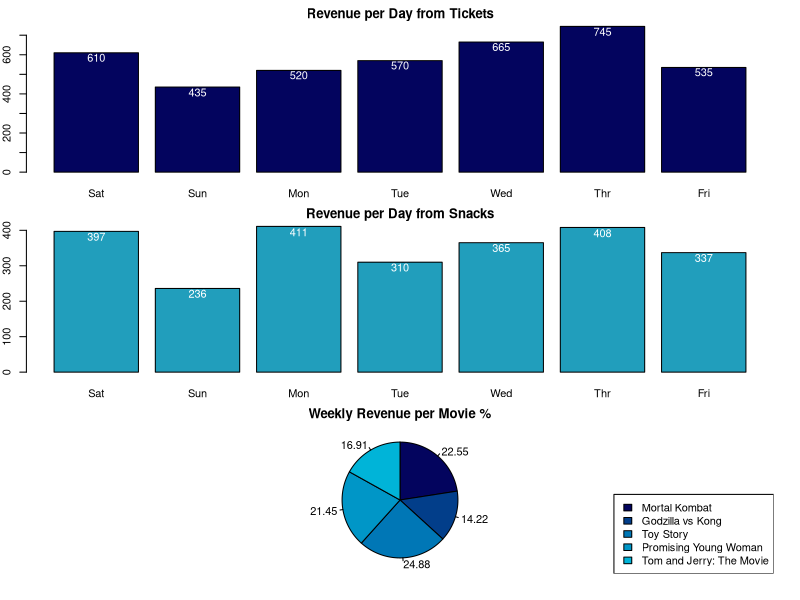

This figure's R source:
# Potential Questions to Answer:
# 1. Create snacks that the customers can buy and randomize who buys which snack
# 2. Pretend you own multiple theaters and run two simulations to represent each theater and plot the results
# 3. Create conditional statements for movies that may be PG-13 and children are not allowed to watch

# Cost for adults and children
colors <- c("#03045e", "#023e8a" , "#0077b6", "#0096c7", "#00b4d8")
snacks_prices <- c(1, 2, 3, 4)
ticket_cost <- 10
ticket_cost_child <- 5
screens <- 5 # How many screens does the theater have? (assume 1 per movie)
movies <- c('Mortal Kombat', 
            'Godzilla vs Kong',
            'Toy Story', 
            'Promising Young Woman', 
            'Tom and Jerry: The Movie')  # List 5 of your favorite movies
seats <- 20 # How many seats does each theater hold
week_days <- c("Sat", "Sun", "Mon", "Tue", "Wed", "Thr", "Fri")  # Store totals for each day

revenue_per_day <- rep(NA, length(week_days))
revenue_per_movie <- rep(0,screens)
revenue_from_snacks_per_movie <- rep(0,screens)
revenue_from_snacks_per_day<- rep(NA, length(week_days))

# iterate through the week
for (day in 1:length(week_days)) {
  cat(paste("\n#### Revenue for", week_days[day],"###\n"))
  # Keep track of total revenue for the day
  screens_revenue <- rep(NA, screens)
  current_screen_revenue <- 0
  
  # iterate through the amount of screens on a particular day
  for (screen in 1:screens) {
    cat(paste("--- Revenue for the movie", movies[screen],"---\n"))
    # Calculate  how many adults and children are watching the movie
    visitors_adults <- sample(0:seats, 1)
    visitors_children <- sample(0:(seats-visitors_adults),1)
    
    
    cat(paste("Number of adult visitors:", visitors_adults, "\n"))
    cat(paste("Number of child visitors:", visitors_children, "\n"))
    
    
    # Calculate the revenue for adults and children
    adults_revenue <- visitors_adults * ticket_cost
    children_revenue <- visitors_children * ticket_cost_child
    cat(paste("revenue from adult visitors: $", adults_revenue, "\n", sep = ''))
    cat(paste("revenue from child visitors: $", children_revenue, "\n", sep = ''))
    
    # Calculate revenue form snacks
    snaks_buyers <- sample(0:sum(visitors_adults,visitors_children), length(snacks_prices), replace = TRUE)
    snaks_revenue <- snaks_buyers*snacks_prices
    revenue_from_snacks_per_movie[screen] <- sum(snaks_revenue)
    
    # Calculate revenue, and add to running total for the day
    current_screen_revenue <- sum(adults_revenue, children_revenue)
    screens_revenue[screen] <- current_screen_revenue
    revenue_per_movie[screen] <- sum(revenue_per_movie[screen], current_screen_revenue)
    cat(paste("total revenue: $",current_screen_revenue, "\n\n", sep = ''))
  }
  
  # Save total to the corresponding day
  revenue_per_day[day] <- sum(screens_revenue)
  
  revenue_from_snacks_per_day[day] <- sum(revenue_from_snacks_per_movie)
  cat(paste("total revenue per day: $",sum(screens_revenue), "\n", sep = ''))
}

revenue_df <- data.frame(
  name=week_days,
  value=revenue_per_day
)

snacks_df <- data.frame(
  name=week_days,
  value=revenue_from_snacks_per_day
)

sorted_revenue_per_day_from_tickets_df <- revenue_df[order(revenue_df$value,decreasing = TRUE),]
sorted_revenue_per_day_from_snacks_df <- snacks_df[order(snacks_df$value, decreasing = TRUE),]

par(mfrow=c(3,1), mar=c(2,2,2,2))

# Plotting the revenue form Tickets
r <- barplot(
  height=revenue_df$value,
  names=revenue_df$name,
  col="#03045e",
  width = 2,
  main="Revenue per Day from Tickets",
  xlab = "Days",
  ylab = "Revenue"
)
text(r,(revenue_df$value - 25),labels=revenue_df$value, col = "white")

# Plotting the revenue from snacks
s <- barplot(
  height=snacks_df$value,
  names=snacks_df$name,
  col="#219ebc",
  main="Revenue per Day from Snacks",
  xlab = "Days",
  ylab = "Revenue"
)
text(s,(snacks_df$value - 15),labels=snacks_df$value, col = "white")

# Plotting the weekly revenue of each movie
x <- revenue_per_movie
labels <- movies
piepercent<- round(100*x/sum(x), 2)
pie(
  revenue_per_movie,
  labels = piepercent,
  clockwise = TRUE,
  radius = 0.85,
  col = colors,
  border = "black",
  main="Weekly Revenue per Movie %",)

legend("bottomright",c(movies),cex= 1, fill = colors)
